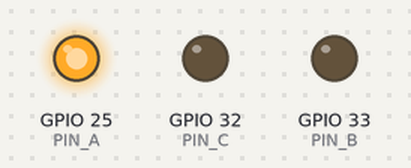
Recording of a sketch running on a simulated ESP32. Shown: output pins drawn as LEDs (lit = HIGH).

Above: at 0.5 s.
At 2.5 s:
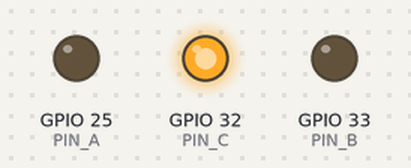
At 6.2 s:
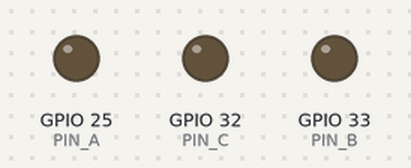
At 10.5 s:
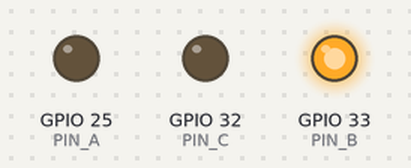
Timing chart, 0 to 11.7 s (numbered marks = the images above):
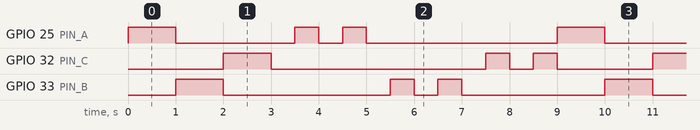

Measured:
- by itself, GPIO 25 (PIN_A): repeats every 9.0 s: LOW 2.5 s, HIGH 0.50 s, LOW 0.50 s, HIGH 0.50 s, LOW 4.0 s, HIGH 1.0 s
- by itself, GPIO 32 (PIN_C): repeats every 9.0 s: LOW 4.5 s, HIGH 0.50 s, LOW 0.50 s, HIGH 0.50 s, LOW 2.0 s, HIGH 1.0 s
- by itself, GPIO 33 (PIN_B): repeats every 9.0 s: LOW 3.5 s, HIGH 0.50 s, LOW 0.50 s, HIGH 0.50 s, LOW 3.0 s, HIGH 1.0 s

The sketch:

StatusLight.ino
```cpp
// YourMainSketch.ino

//Example for using the TrafficLight header file
#include <Arduino.h>
#include "StatusLight.h"

const int PIN_A = 25;    // Replace with your actual pin numbers
const int PIN_B = 33; // Replace with your actual pin numbers
const int PIN_C = 32;  // Replace with your actual pin numbers

StatusLight myStatusLight(PIN_A, PIN_B, PIN_C);

//flashing red indicates errors with device
//solid red indicates no connections.

//flashing yellow indicates connecting to wifi
//solid yellow indicates wifi connection secured

//flashing green indicates connecting to MQTT
//solid green indicates MQTT connection secured

void setup()
{
  myStatusLight.setupStatusLight();
}

void loop() {
  myStatusLight.setSolid(PIN_A);
  delay(1000);
  myStatusLight.setSolid(PIN_B);
  delay(1000);
  myStatusLight.setSolid(PIN_C);
  delay(1000);

  myStatusLight.setBlink(PIN_A);
  myStatusLight.setBlink(PIN_B);
  myStatusLight.setBlink(PIN_C);
}
```

StatusLight.cpp
```cpp
//StatusLight.cpp

#include "StatusLight.h"

//constructor defined
StatusLight::StatusLight(int pinA, int pinB, int pinC)
: PIN_A(pinA), PIN_B(pinB), PIN_C(pinC) {}

void StatusLight::setupStatusLight()
{
  pinMode(PIN_A, OUTPUT);
  pinMode(PIN_B, OUTPUT);
  pinMode(PIN_C, OUTPUT);
}

void StatusLight::setSolid(int pin)
{
  //allows for redundant calls without toggle
  if(digitalRead(pin) == LOW)
  {
    digitalWrite(PIN_A, (pin == PIN_A) ? HIGH : LOW);
    digitalWrite(PIN_B, (pin == PIN_B) ? HIGH : LOW);
    digitalWrite(PIN_C, (pin == PIN_C) ? HIGH : LOW);
  }
}

void StatusLight::setBlink(int pin)
{
  digitalWrite(PIN_A, LOW);
  digitalWrite(PIN_B, LOW);
  digitalWrite(PIN_C, LOW);

  unsigned long startTime = millis();
  int flashCount = 0;
  bool isOn = false;

  while (flashCount < NUM_FLASHES * 2) // ensures always an even number
  {
    if (millis() - startTime >= FLASH_DELAY)
    {
      // Toggle the LED state of the specified pin
      digitalWrite(pin, isOn ? LOW : HIGH);
      isOn = !isOn;

      // Reset start time for the next flash
      startTime = millis();
      flashCount++;
    }
  }
digitalWrite(pin, LOW);
}

void StatusLight::turnOff()
{
    digitalWrite(PIN_A, LOW);
    digitalWrite(PIN_B, LOW);
    digitalWrite(PIN_C, LOW);
}
```

StatusLight.h
```cpp
//StatusLight.h

#ifndef STATUS_LIGHT_H
#define STATUS_LIGHT_H

#include <Arduino.h>

class StatusLight
{
  public:
    //basic constructor takes 3 LED pins
    StatusLight(int pinA, int pinB, int pinC);

    //configures IO pins
    void setupStatusLight();

    //pin number entered is what is set solid
    void setSolid(int pin);

    //pin number is one which flashes
    void setBlink(int pin);

    void turnOff();

  private:
    //store values of each pin number. required
    const int PIN_A;
    const int PIN_B;
    const int PIN_C;

    const int FLASH_DELAY = 500; //delay it is on/off in millis
    const int NUM_FLASHES = 2; //amount of flashes
};

#endif
```
